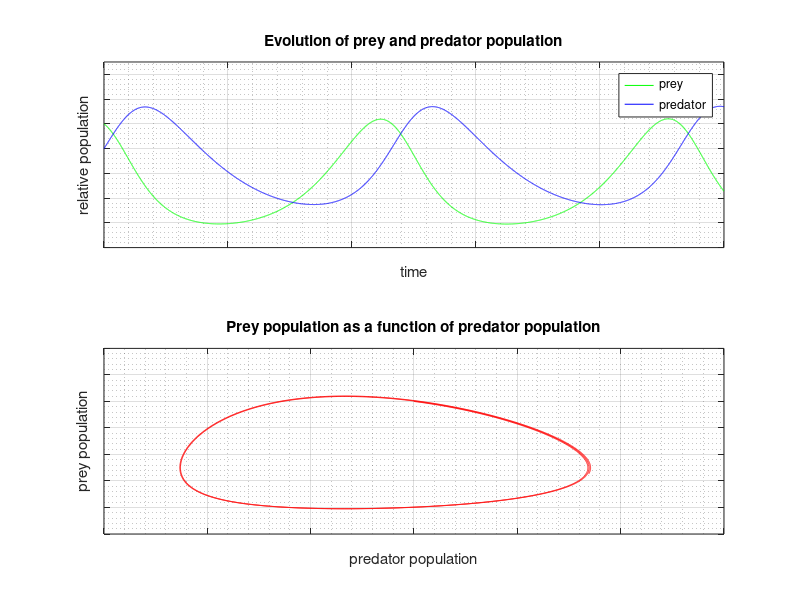

MATLAB code for this plot:
function plotPopulation
    t = 10000;
    dt = 0.01;
    T = linspace(0,1,t);
    prey = 1*ones(1,t);
    pred = 0.8*ones(1,t);
    a = 0.2;
    b = 0.3;
    c = 0.2;
    d = 0.1;
    for k = 1:(t - 1)
        prey(k + 1) = prey(k) + (a*prey(k) - b*prey(k)*pred(k))*dt; 
        pred(k + 1) = pred(k) + (c*prey(k)*pred(k) - d*pred(k))*dt; 
    end
    subplot(2,1,1);
    plot(T,prey,'g',T,pred,'y');
    axis([0,1,0,1.5]);
    whitebg('black');
    grid on;
    grid minor;
    legend('prey','predator');
    xlabel('time');
    ylabel('relative population');
    set(gca,'YTickLabel',[]);
    set(gca,'XTickLabel',[]);
    title('Evolution of prey and predator population');
    
    subplot(2,1,2);
    plot(pred,prey,'r');
    grid on;
    grid minor;
    xlabel('predator population');
    ylabel('prey population');
    set(gca,'YTickLabel',[]);
    set(gca,'XTickLabel',[]);
    title('Prey population as a function of predator population');
end